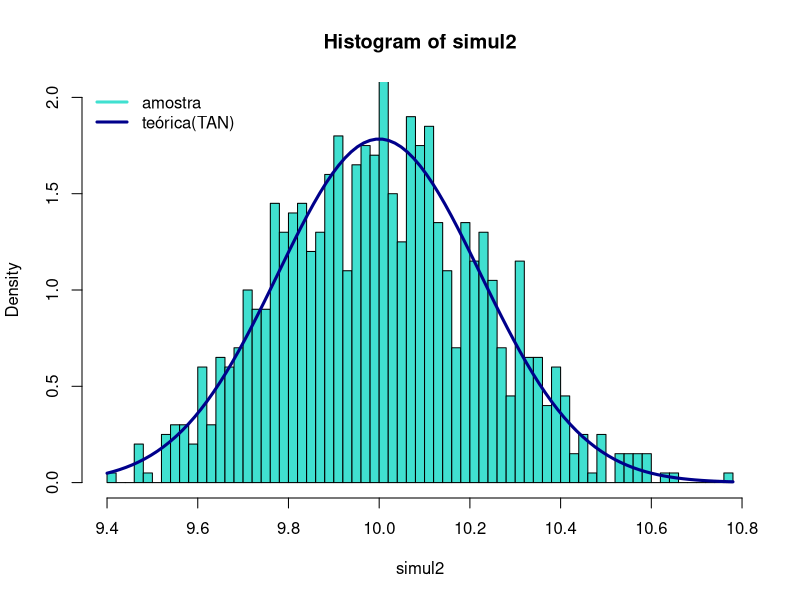

The R script that drew this image:
## ---- chunk 1
knitr::opts_chunk$set(echo = TRUE)
## ---- chunk 2
# Probabilidade do acréscimo no consumo, por turista e por dia, ser inferior a 0,437 m3 -> P[X<0.437]
pnorm(0.437,0.5,0.05)
## ---- chunk 3
# Maior acréscimo de consumo dos 25% menores acréscimos -> Q1
qnorm(0.25,0.5, 0.05,lower.tail =TRUE)
## ---- chunk 4
# Probabilidade do consumo de água diário aumentar em pelo menos 10,75 m3 -> P[XT >= 10.75]
round(pnorm(10.75,20*0.5,0.05*sqrt(20),lower.tail=FALSE),6)
## ---- chunk 5
# Simulação de uma observação do acréscimo de consumo de água de 20 hóspedes
simul_1 <- rnorm(20,0.5,0.05)

# Acréscimo individual de consumo gerado por cada um desses 20 hóspedes
simul_1
# Acréscimo total (soma dos acréscimos) de consumo gerado por cada um desses 20 hóspedes
round(sum(simul_1),2)
## ---- chunk 6
# Simulação de 1000 observação 
simul2 <- replicate(1000,sum(rnorm(20,0.5,0.05)))
## ---- chunk 7
miuT<-20*0.5
sigmaT<-0.05*sqrt(20)

hist(simul2,
     freq = FALSE,
     breaks=50,
     ylim = c(0,2),
     col="turquoise")

curve(dnorm(x,miuT,sigmaT),
      col="dark blue",
      lwd=3,
      add = TRUE)

legend("topleft",
       legend = c("amostra","teórica(TAN)"),
       col = c("turquoise","dark blue"),
       lwd=3,
       bty = "n")
## ---- chunk 8
medidas<-rbind(c(miuT,mean(simul2)),
c(sigmaT,sd(simul2)))
medidas<-round(as.table(medidas),4)
rownames(medidas)<-c("Média","Desvio-padrão")
colnames(medidas)<-c("TAN","Amostral,n=1000")

library(knitr)
kable(medidas)
## ---- chunk 9
# Probabilidade do consumo de água diário aumentar em pelo menos 10,75 m3 -> P[XT >= 10.75]
mean((simul2 >= 10.75))
